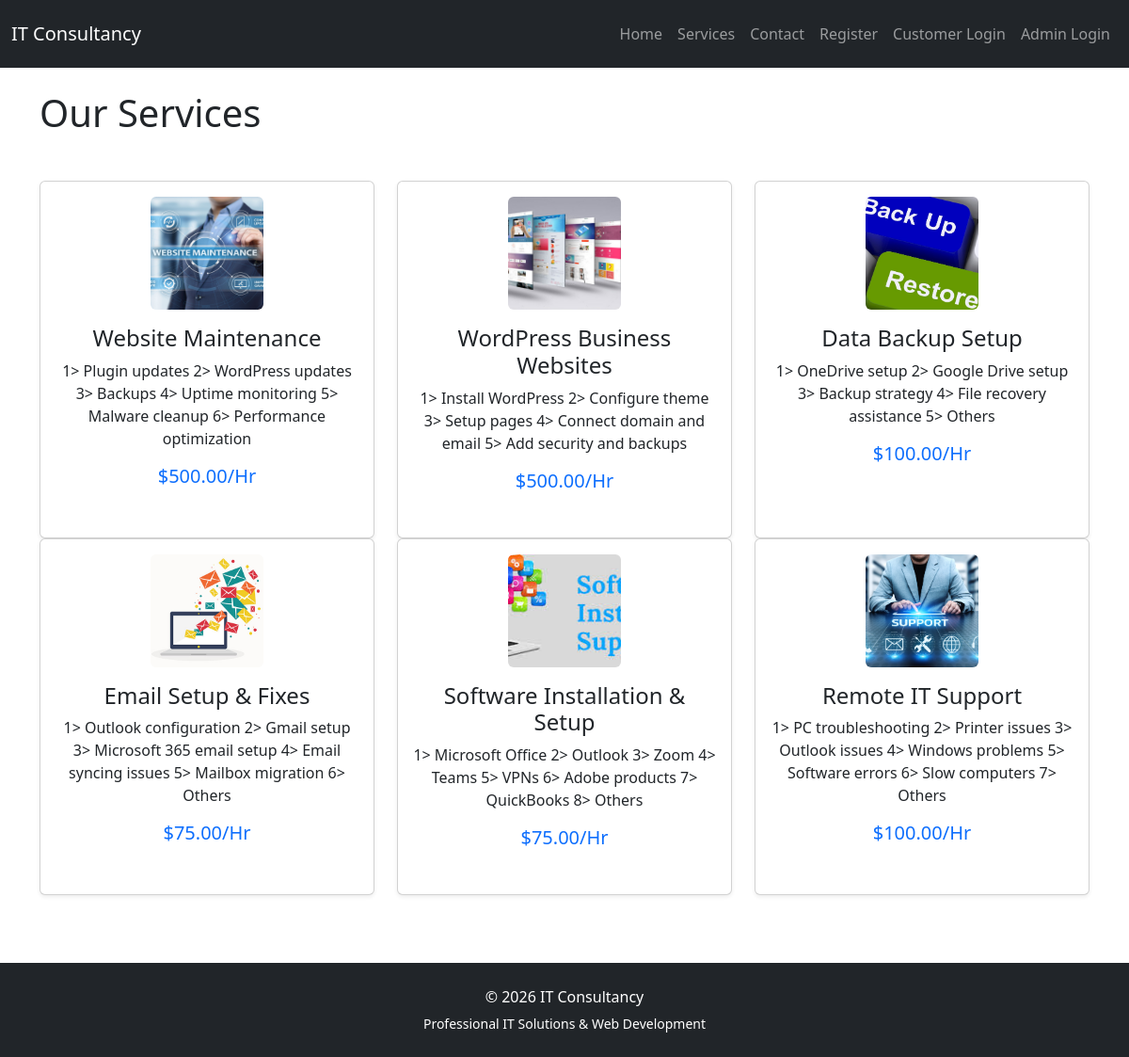
The app's page /routes.php?page=services, older data.
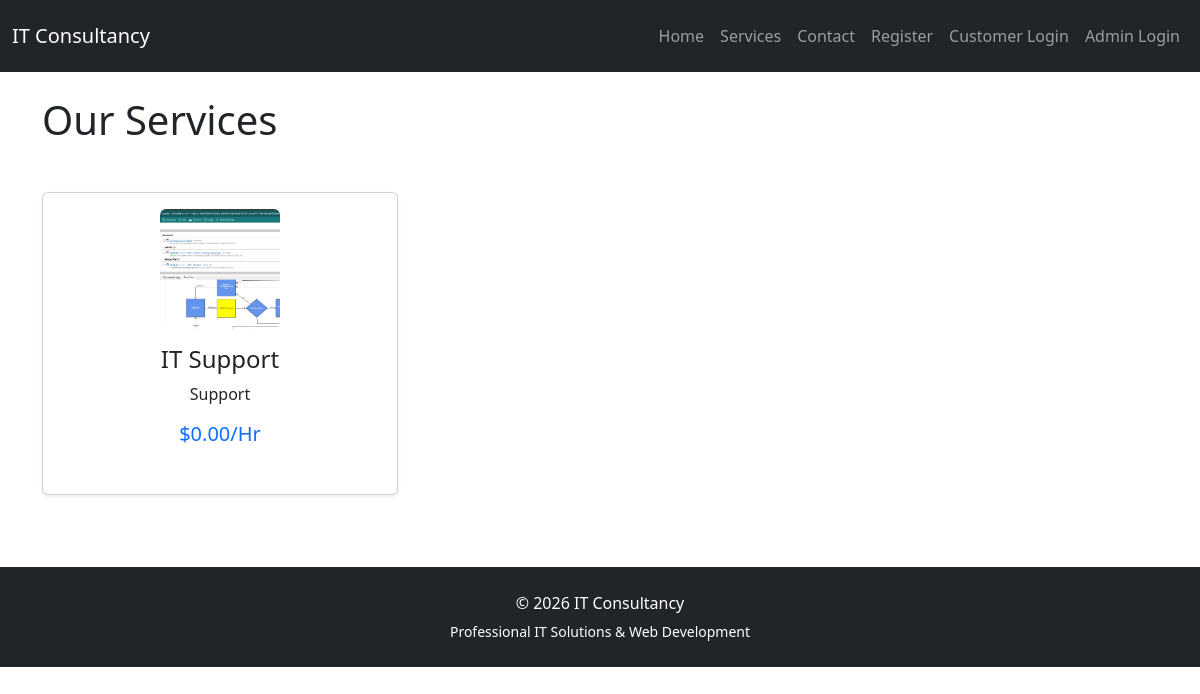
The same page, newer data.
### tables this page shows
CREATE TABLE `services` (
  `id` int(11) NOT NULL AUTO_INCREMENT,
  `title` varchar(255) NOT NULL,
  `description` text NOT NULL,
  `created_at` timestamp NOT NULL DEFAULT current_timestamp(),
  `price` decimal(10,2) NOT NULL DEFAULT 0.00,
  `image` varchar(255) DEFAULT NULL,
  PRIMARY KEY (`id`)
);

### app/views/services.php (the view)
<?php
require dirname(__DIR__, 2) . '/config/database.php';
$stmt = $pdo->query("
    SELECT * FROM services
    ORDER BY created_at DESC
");
$services = $stmt->fetchAll();
?>
<?php require __DIR__ . '/layouts/header.php'; ?>
<h1 class="mb-5">
    Our Services
</h1>
<div class="row">
    <?php foreach ($services as $service): ?>
        <div class="col-md-4">
            <div class="card shadow-sm mb-4 h-100">
                <div class="card-body text-center">
                    <?php if (!empty($service['image'])): ?>
                        <img
                            src="../uploads/<?= htmlspecialchars($service['image']) ?>"
                            alt="<?= htmlspecialchars($service['title']) ?>"
                            class="img-fluid rounded mb-3"
                            style="
                                width:120px;
                                height:120px;
                                object-fit:cover;
                            ">
                    <?php endif; ?>
                    <h4 class="card-title">
                        <?= htmlspecialchars($service['title']) ?>
                    </h4>
                    <p class="card-text">
                        <?= htmlspecialchars($service['description']) ?>
                    </p>
                    <h5 class="mt-3 text-primary">
                        $<?= number_format($service['price'], 2) ?>/Hr
                    </h5>
                </div>
            </div>
        </div>
    <?php endforeach; ?>
</div>
<?php require __DIR__ . '/layouts/footer.php'; ?>

### routes.php (shortened to what this page needs)
<?php
require __DIR__ . '/config/database.php';
$page = $_GET['page'] ?? 'home';
switch ($page) {
    case 'services':
        require 'app/views/services.php';
        break;
}
?>

### app/views/layouts/header.php (shortened to what this page needs)
<!DOCTYPE html>
<html>
<head>
    <link
        href="https://cdn.jsdelivr.net/npm/bootstrap@5.3.0/dist/css/bootstrap.min.css"
        rel="stylesheet">
</head>
<body>
<nav class="navbar navbar-expand-lg navbar-dark bg-dark py-3">
    <div class="container-fluid">
        <a class="navbar-brand" href="?page=home">
            IT Consultancy
        </a>
        <div class="collapse navbar-collapse" id="navbarNav">
            <div class="navbar-nav ms-auto">
                <?php if (isset($_SESSION['user'])): ?>
                    <a class="nav-link" href="?page=dashboard">
                        Dashboard
                    </a>
                    <a class="nav-link" href="?page=messages">
                        Messages
                    </a>
                    <a class="nav-link" href="?page=customers">
                        Customers
                    </a>
                    <a class="nav-link" href="?page=requests">
                        Requests
                    </a>
                     <a class="nav-link" href="?page=consultation-slots">
                        Consultation Slots
                    </a>
                    <a class="nav-link" href="?page=service-slots">
                        Service Slots
                    </a>
                    <a class="nav-link" href="?page=payments">
                        Payments
                    </a>
                    <a class="nav-link" href="?page=services-admin">
                        Manage Services
                    </a>
                    <a class="nav-link" href="?page=refunds">
                        Refunds
                    </a>
                    <a class="nav-link" href="?page=backup">
                        Database Backup
                    </a>
                    <a class="nav-link text-danger" href="?page=logout">
                        Logout
                    </a>
                <?php else: ?>
                    <a class="nav-link" href="?page=home">
                        Home
                    </a>
                    <a class="nav-link" href="?page=services">
                        Services
                    </a>
                    <a class="nav-link" href="?page=contact">
                        Contact
                    </a>
                    <a class="nav-link" href="?page=customer-register">
                        Register
                    </a>
                    <a class="nav-link" href="?page=customer-login">
                        Customer Login
                    </a>
                    <a class="nav-link" href="?page=login">
                        Admin Login
                    </a>
                <?php endif; ?>
            </div>
        </div>
    </div>
</nav>
<div class="container py-4">

### app/views/layouts/footer.php (shortened to what this page needs)
</div>
<footer class="bg-dark text-white text-center py-4 mt-5">
    <div class="container">
        <p class="mb-1">
            © 2026 IT Consultancy
        </p>
        <small>
            Professional IT Solutions & Web Development
        </small>
    </div>
</footer>
</body>
</html>

Row changes from the older to the newer data that the page shows:
removed services: image (picture), title "Website Maintenance", description "1> Plugin updates 2> WordPress updates 3> Backups 4> Uptime monitoring 5> Malware cleanup 6> Performance optimization", price "500.00"
removed services: image (picture), title "WordPress Business Websites", description "1> Install WordPress 2> Configure theme 3> Setup pages 4> Connect domain and email 5> Add security and backups", price "500.00"
removed services: image (picture), title "Data Backup Setup", description "1> OneDrive setup 2> Google Drive setup 3> Backup strategy 4> File recovery assistance 5> Others", price "100.00"
removed services: image (picture), title "Email Setup & Fixes", description "1> Outlook configuration 2> Gmail setup 3> Microsoft 365 email setup 4> Email syncing issues 5> Mailbox migration 6> Others", price "75.00"
removed services: image (picture), title "Software Installation & Setup", description "1> Microsoft Office 2> Outlook 3> Zoom 4> Teams 5> VPNs 6> Adobe products 7> QuickBooks 8> Others", price "75.00"
removed services: image (picture), title "Remote IT Support", description "1> PC troubleshooting 2> Printer issues 3> Outlook issues 4> Windows problems 5> Software errors 6> Slow computers 7> Others", price "100.00"
added services: image (picture), title "IT Support", description "Support", price "0.00"
